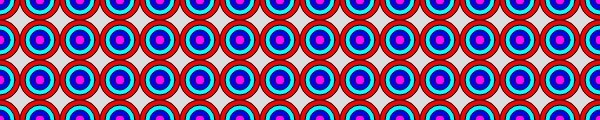
Frame 1 (no input)
Frame 60 (no input): identical to frame 1, image omitted
Frame 120 (the mouse pressed at the canvas centre since frame 60): identical to frame 1, image omitted

The p5.js sketch that drew this single still picture (run headless with seeded random() and noise() and a simulated clock; from frame 60 on, the mouse is pressed at the canvas centre):

// p5.js sketch
// ── sketch.js
function setup( ){
	createCanvas(600,120);
}
function draw( ){
	background(220);

	//create a row of ellipse
	for(x=0;x<=width;x=x+40){
		//each time the loop is cycled through a column will be drawn at that x location
		for(var y= 0;y<=height;y=y+40){
			fill(255,0,0); // red fill
			ellipse(x,y,40,40);
			fill(0,255,255); // green fill
			ellipse(x,y,30,30);
			fill(0,0,255); // blue fill
			ellipse(x,y,20,20);
			fill(255,0,255); // purple fill
			ellipse(x,y,10,10);
		}
	}

}
